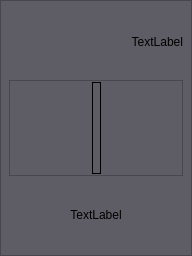
<?xml version="1.0" encoding="UTF-8"?>
<ui version="4.0">
 <class>SearchResultItem</class>
 <widget class="QFrame" name="SearchResultItem">
  <property name="geometry">
   <rect>
    <x>0</x>
    <y>0</y>
    <width>192</width>
    <height>256</height>
   </rect>
  </property>
  <property name="minimumSize">
   <size>
    <width>0</width>
    <height>0</height>
   </size>
  </property>
  <property name="autoFillBackground">
   <bool>false</bool>
  </property>
  <property name="styleSheet">
   <string notr="true">QFrame {
background-color: rgb(94, 92, 100);
}
#SearchResultItem:hover {
border: 5px solid black;
}</string>
  </property>
  <property name="frameShape">
   <enum>QFrame::StyledPanel</enum>
  </property>
  <property name="lineWidth">
   <number>2</number>
  </property>
  <layout class="QVBoxLayout" name="verticalLayout">
   <property name="leftMargin">
    <number>8</number>
   </property>
   <property name="topMargin">
    <number>8</number>
   </property>
   <property name="rightMargin">
    <number>8</number>
   </property>
   <property name="bottomMargin">
    <number>8</number>
   </property>
   <item>
    <widget class="QLabel" name="collectionLabel">
     <property name="sizePolicy">
      <sizepolicy hsizetype="Preferred" vsizetype="Minimum">
       <horstretch>0</horstretch>
       <verstretch>0</verstretch>
      </sizepolicy>
     </property>
     <property name="text">
      <string>TextLabel</string>
     </property>
     <property name="alignment">
      <set>Qt::AlignRight|Qt::AlignTrailing|Qt::AlignVCenter</set>
     </property>
    </widget>
   </item>
   <item>
    <widget class="QFrame" name="iconFrame">
     <property name="minimumSize">
      <size>
       <width>96</width>
       <height>96</height>
      </size>
     </property>
     <property name="frameShape">
      <enum>QFrame::StyledPanel</enum>
     </property>
     <property name="frameShadow">
      <enum>QFrame::Raised</enum>
     </property>
     <layout class="QHBoxLayout" name="horizontalLayout">
      <property name="leftMargin">
       <number>1</number>
      </property>
      <property name="topMargin">
       <number>1</number>
      </property>
      <property name="rightMargin">
       <number>1</number>
      </property>
      <property name="bottomMargin">
       <number>1</number>
      </property>
      <item>
       <spacer name="horizontalSpacer">
        <property name="orientation">
         <enum>Qt::Horizontal</enum>
        </property>
        <property name="sizeHint" stdset="0">
         <size>
          <width>40</width>
          <height>20</height>
         </size>
        </property>
       </spacer>
      </item>
      <item>
       <widget class="QLabel" name="iconLabel">
        <property name="frameShape">
         <enum>QFrame::Box</enum>
        </property>
        <property name="text">
         <string/>
        </property>
       </widget>
      </item>
      <item>
       <spacer name="horizontalSpacer_2">
        <property name="orientation">
         <enum>Qt::Horizontal</enum>
        </property>
        <property name="sizeHint" stdset="0">
         <size>
          <width>40</width>
          <height>20</height>
         </size>
        </property>
       </spacer>
      </item>
     </layout>
    </widget>
   </item>
   <item>
    <widget class="QLabel" name="titleLabel">
     <property name="sizePolicy">
      <sizepolicy hsizetype="Preferred" vsizetype="Preferred">
       <horstretch>0</horstretch>
       <verstretch>0</verstretch>
      </sizepolicy>
     </property>
     <property name="minimumSize">
      <size>
       <width>128</width>
       <height>48</height>
      </size>
     </property>
     <property name="text">
      <string>TextLabel</string>
     </property>
     <property name="alignment">
      <set>Qt::AlignCenter</set>
     </property>
     <property name="wordWrap">
      <bool>true</bool>
     </property>
    </widget>
   </item>
  </layout>
 </widget>
 <resources/>
 <connections/>
</ui>
